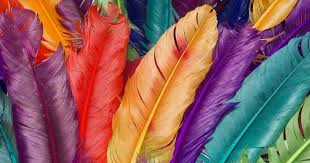
#> input picture Colour_to_GrayScale_Imgage Program/climg.jpg, 310 x 163 px
$ python Img_converter1.py
#> lines starting #> are read from the running program, lines starting #| are printed output that depends on the picture
import numpy as np
import matplotlib.pyplot as plt
import matplotlib.image as mpimg
def rgb2gray(rgb):
    return np.dot(rgb[...,:3], [0.299, 0.587, 0.144])
img_rgb = mpimg.imread('climg.jpg')
#> img_rgb is the input picture: shape (163, 310, 3); mean R, G, B 141.8, 95.4, 94.5
img_gray = rgb2gray(img_rgb)
#> in rgb2gray, `return np.dot(rgb[...,:3], [0.299, 0.587, 0.144])`:
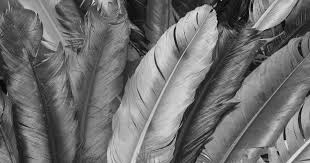
#> returned value: shape (163, 310) float64; min 2.09, max 235.6, mean 112
plt.imshow(img_gray, cmap=plt.get_cmap('gray'))
plt.savefig('gsimg.jpg')
plt.show()
